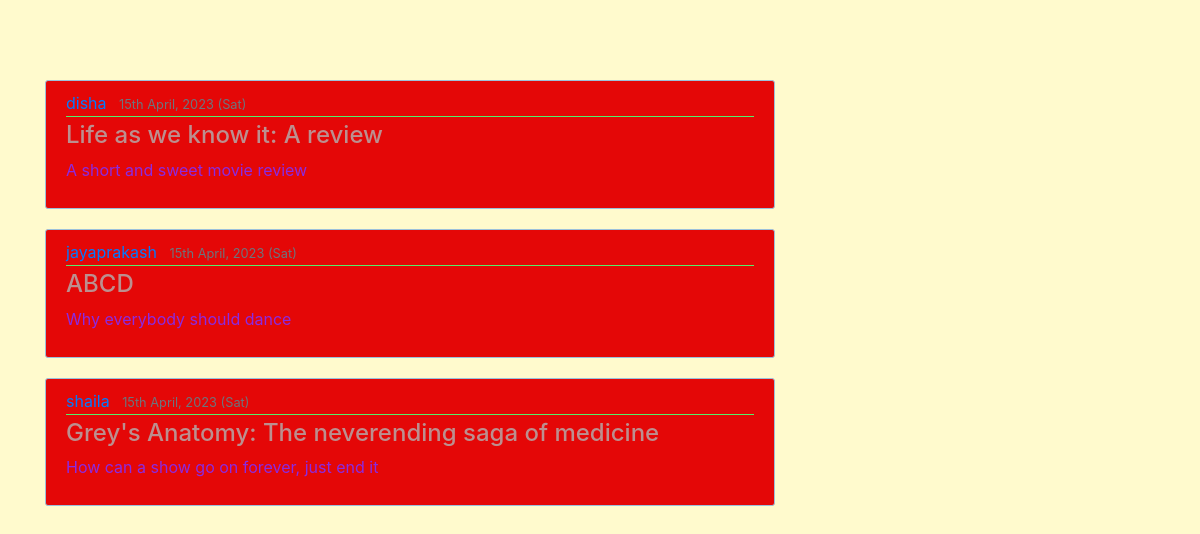
The page /blogger/ on the database its author committed.
### Blog/models.py (models this page shows, shortened)
class Posts(models.Model):
    author = models.ForeignKey(User, on_delete=models.CASCADE)
    content = models.TextField()
    title = models.CharField(max_length=100)
    Posted_Date = models.DateTimeField(default=timezone.now)

### Blog/views.py (the view)
# urls.py: path("", views.home_page, name="blog-home"),
def home_page(request):
    context = {"posts": Posts.objects.all()}
    return render(request, "blogy.html", context)

### templates/blogy.html
{% extends 'base.html' %}
{% block content %}
{% for post in posts %}
<article class="media content-section">
    <div class="media-body">
        <div class="article-metadata">
            <a class="mr-2" href="#">{{ post.author }}</a>
            <small class="text-muted">{{ post.Posted_Date|date:"dS F, o (D)" }}</small>
        </div>
        <h4><a class="article-title" href="#">{{ post.title }}</a></h4>
        <p class="article-content">{{ post.content }}</p>
    </div>
</article>
{% endfor %}
{% endblock %}

### templates/base.html (shortened to what this page needs)
{% load static %}
<html>
<head>
    <link rel="stylesheet" href="https://maxcdn.bootstrapcdn.com/bootstrap/4.0.0/css/bootstrap.min.css"
>
    <link rel="stylesheet" href="{% static 'static/style.css' %}">
</head>
<body>
    <main role=" main" class="container">
        <div class="row">
            <div class="col-md-8">
                {% block content %}{% endblock %}
            </div>
        </div>
    </main>
</body>
</html

### static/style.css (style rules this page uses)
body { background: #e6ec9d; color: blueviolet; margin-top: 5rem; }
h1, h2, h3, h4, h5, h6 { color: #49a8f6; }
.content-section { background: #e40707; padding: 10px 20px; border: 1px solid #9cc0db; border-radius: 3px; margin-bottom: 20px; }
.article-title { color: rosybrown; }
.article-content { white-space: pre-line; }
.article-metadata { padding-bottom: 1px; margin-bottom: 4px; border-bottom: 1px solid #53ef6b }

### templates/base.html (style rules this page uses)
body { background-color: lemonchiffon; }
h4 { color: blueviolet; }
p { color: blueviolet; }

### rows shown on the page
Posts: author "disha", Posted_Date "15th April, 2023 (Sat)", title "Life as we know it: A review", content "A short and sweet movie review"
Posts: author "jayaprakash", Posted_Date "15th April, 2023 (Sat)", title "ABCD", content "Why everybody should dance"
Posts: author "shaila", Posted_Date "15th April, 2023 (Sat)", title "Grey's Anatomy: The neverending saga of medicine", content "How can a show go on forever, just end it"
